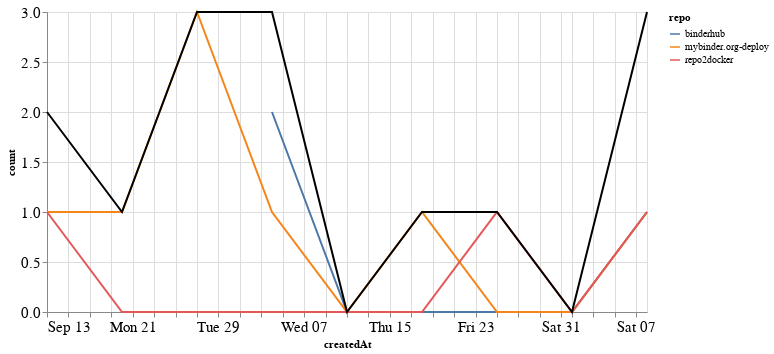

Notebook cell for this chart:
### Markdown cell above
## PRs

### Code cell
prs_time = prs.groupby('repo').resample('W', on='createdAt').count()['author'].reset_index()
prs_time = prs_time.rename(columns={'author': 'count'})
prs_time_total = prs_time.groupby('createdAt').agg({"count": "sum"}).reset_index()

ch1 = alt.Chart(prs_time, width=600).mark_line().encode(
    x='createdAt',
    y='count',
    color='repo',
    tooltip="repo"
)

ch2 = alt.Chart(prs_time_total, width=600).mark_line(color="black").encode(
    x='createdAt',
    y='count',
)

ch1 + ch2

### Figure 1 — Vega-Lite specification as saved in the notebook (floating-point values rounded to 4 significant figures)
{"config": {"axisLeft": {"labelFontSize": 15}, "axisBottom": {"labelFontSize": 15}}, "layer": [{"data": {"name": "data-b032bcc795e313ca3ab08135c2ec6525"}, "mark": "line", "encoding": {"color": {"type": "nominal", "field": "repo"}, "tooltip": {"type": "nominal", "field": "repo"}, "x": {"type": "temporal", "field": "createdAt"}, "y": {"type": "quantitative", "field": "count"}}, "width": 600}, {"data": {"name": "data-ae8fa83de2109bbc3ab306016e8f448d"}, "mark": {"type": "line", "color": "black"}, "encoding": {"x": {"type": "temporal", "field": "createdAt"}, "y": {"type": "quantitative", "field": "count"}}, "width": 600}], "$schema": "https://vega.github.io/schema/vega-lite/v4.8.1.json", "datasets": {"data-b032bcc795e313ca3ab08135c2ec6525": [{"repo": "binderhub", "createdAt": "2020-10-04T00:00:00", "count": 2}, {"repo": "binderhub", "createdAt": "2020-10-11T00:00:00", "count": 0}, {"repo": "binderhub", "createdAt": "2020-10-18T00:00:00", "count": 0}, {"repo": "binderhub", "createdAt": "2020-10-25T00:00:00", "count": 0}, {"repo": "binderhub", "createdAt": "2020-11-01T00:00:00", "count": 0}, {"repo": "binderhub", "createdAt": "2020-11-08T00:00:00", "count": 1}, {"repo": "mybinder.org-deploy", "createdAt": "2020-09-13T00:00:00", "count": 1}, {"repo": "mybinder.org-deploy", "createdAt": "2020-09-20T00:00:00", "count": 1}, {"repo": "mybinder.org-deploy", "createdAt": "2020-09-27T00:00:00", "count": 3}, {"repo": "mybinder.org-deploy", "createdAt": "2020-10-04T00:00:00", "count": 1}, {"repo": "mybinder.org-deploy", "createdAt": "2020-10-11T00:00:00", "count": 0}, {"repo": "mybinder.org-deploy", "createdAt": "2020-10-18T00:00:00", "count": 1}, {"repo": "mybinder.org-deploy", "createdAt": "2020-10-25T00:00:00", "count": 0}, {"repo": "mybinder.org-deploy", "createdAt": "2020-11-01T00:00:00", "count": 0}, {"repo": "mybinder.org-deploy", "createdAt": "2020-11-08T00:00:00", "count": 1}, {"repo": "repo2docker", "createdAt": "2020-09-13T00:00:00", "count": 1}, {"repo": "repo2docker", "createdAt": "2020-09-20T00:00:00", "count": 0}, {"repo": "repo2docker", "createdAt": "2020-09-27T00:00:00", "count": 0}, {"repo": "repo2docker", "createdAt": "2020-10-04T00:00:00", "count": 0}, {"repo": "repo2docker", "createdAt": "2020-10-11T00:00:00", "count": 0}, {"repo": "repo2docker", "createdAt": "2020-10-18T00:00:00", "count": 0}, {"repo": "repo2docker", "createdAt": "2020-10-25T00:00:00", "count": 1}, {"repo": "repo2docker", "createdAt": "2020-11-01T00:00:00", "count": 0}, {"repo": "repo2docker", "createdAt": "2020-11-08T00:00:00", "count": 1}], "data-ae8fa83de2109bbc3ab306016e8f448d": [{"createdAt": "2020-09-13T00:00:00", "count": 2}, {"createdAt": "2020-09-20T00:00:00", "count": 1}, {"createdAt": "2020-09-27T00:00:00", "count": 3}, {"createdAt": "2020-10-04T00:00:00", "count": 3}, {"createdAt": "2020-10-11T00:00:00", "count": 0}, {"createdAt": "2020-10-18T00:00:00", "count": 1}, {"createdAt": "2020-10-25T00:00:00", "count": 1}, {"createdAt": "2020-11-01T00:00:00", "count": 0}, {"createdAt": "2020-11-08T00:00:00", "count": 3}]}}
